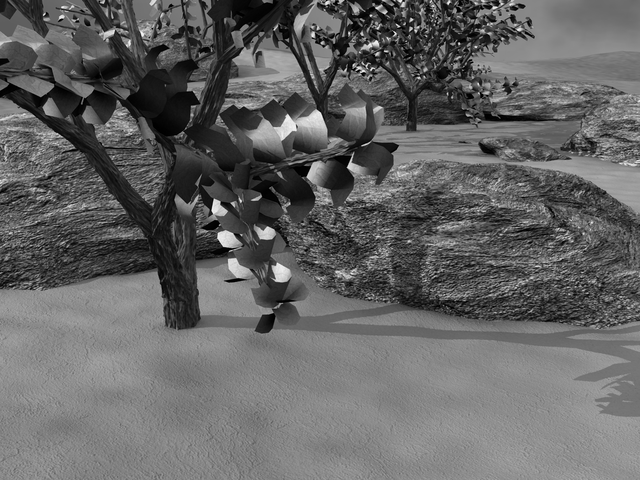
#> input picture a6/frame07.png, 640 x 480 px
$ python OpticalFlow.py   (Python 2 division)
#> lines starting #> are read from the running program, lines starting #| are printed output that depends on the picture
from PIL import Image, ImageDraw
import matplotlib.pyplot as plt
import numpy as np
import math
from scipy import signal
import numpy.linalg as lin

# START OF FUNCTIONS CARRIED FORWARD FROM ASSIGNMENT 2

def boxfilter(n):

    '''
    Returns a box filter of size n by n (a numpy array)
    Throws an error if n is even.
     '''

    # ensure that n is always odd
    assert n % 2 == 1, "AssertionError: boxfilter dimension must be odd"

    # create an empty n by n numpy array
    filter = np.empty([n, n])

    # fill each entry with 1/n^2
    filter.fill(float(1) / (n * n))

    return filter


def gauss1d(sigma):

    '''
    Returns a 1D Gaussian filter with length ceil(sigma * 6),
    rounded up to the next odd integer.

    Each value of the filter is computed with the Gaussian function, exp(- x^2 / (2*sigma^2)),
    and the values of the filter sum to 1.
    '''

    assert sigma > 0, 'gauss1d: sigma cannot be less than or equal to zero'

    sigma = float(sigma)

    # length should be 6 times sigma rounded up to the next odd integer
    length = math.ceil(sigma * 6)

    # increment if length is even
    if length % 2 == 0:
        length = length + 1;

    # construct initial 1D x values
    maxx = int(length)/2
    arange = np.arange(-maxx, maxx + 1)

    # apply the formula to each value in our array
    twoSigmaSqr = 2 * sigma * sigma
    gaussFilter = np.exp(-arange ** 2 / twoSigmaSqr)

    # normalize (ensure sum of matrix values is 1)
    gaussFilter /= np.sum(gaussFilter)

    return gaussFilter

def gauss2d(sigma):

    '''
    Returns a 2D Gaussian filter for a given sigma.
    '''

    a = gauss1d(sigma)[np.newaxis]
    g = signal.convolve2d(a, a.T)
    return g

    # [5 lines of commented-out code are left out]

def gaussconvolve2d(image_array, sigma):

    '''
    Applies 2D Gaussian convolution to the given image array.
    '''

    filtered_array = signal.convolve2d(image_array, gauss2d(sigma), 'same')
    return filtered_array

# END OF FUNCTIONS CARRIED FORWARD FROM ASSIGNMENT 2

# Define a function, boxconvolve2d, to convolve an image with a boxfilter of size n
# (used in Estimate_Derivatives below).

def boxconvolve2d(image, n):

    '''
    Convolves an image with a boxfilter of size n
    '''
    filtered_array = signal.convolve2d(image, boxfilter(n), 'same')
    return filtered_array

def Estimate_Derivatives(im1, im2, sigma=1.5, n=3):
    """
    Estimate spatial derivatives of im1 and temporal derivative from im1 to im2.

    Smooth im1 with a 2D Gaussian of the given sigma.  Use first central difference to
    estimate derivatives.

    Use point-wise difference between (boxfiltered) im2 and im1 to estimate temporal derivative
    """
    # UNCOMMENT THE NEXT FOUR LINES WHEN YOU HAVE DEFINED THE FUNCTIONS ABOVE
    im1_smoothed = gaussconvolve2d(im1,sigma)
    Ix, Iy = np.gradient(im1_smoothed)
    It = boxconvolve2d(im2, n) - boxconvolve2d(im1, n)
    return Ix, Iy, It

def Optical_Flow(im1, im2, x, y, window_size, sigma=1.5, n=3):

    '''
    Calculates the optical flow between two images at a given point
    using the Lucas-Kanade method.

    im1 - the source image
    im2 - the destination image
    x,y - the location of the point to track in the source image
    window_size - the size of the window to track
    sigma - the sigma value to use when estimating derivatives of source and destination images
    n - the box filter size to use when estimating derivatives of source and destination images
    '''
    assert((window_size % 2) == 1) , "Window size must be odd"
    Ix, Iy, It = Estimate_Derivatives(im1, im2, sigma, n)
    half = np.floor(window_size/2)

    win_Ix = Ix[y-half-1:y+half, x-half-1:x+half].T
    win_Iy = Iy[y-half-1:y+half, x-half-1:x+half].T
    win_It = -It[y-half-1:y+half, x-half-1:x+half].T

    A = np.vstack((win_Ix.flatten(), win_Iy.flatten())).T
    V = np.dot(np.linalg.pinv(A), win_It.flatten())

    return V[1], V[0]

def AppendImages(im1, im2):
    """Create a new image that appends two images side-by-side.

    The arguments, im1 and im2, are PIL images of type RGB
    """
    im1cols, im1rows = im1.size
    im2cols, im2rows = im2.size
    im3 = Image.new('RGB', (im1cols+im2cols, max(im1rows,im2rows)))
    im3.paste(im1,(0,0))
    im3.paste(im2,(im1cols,0))
    return im3

def DisplayFlow(im1, im2, x, y, uarr, varr):
    """Display optical flow match on a new image with the two input frames placed side by side.

    Arguments:
     im1           1st image (in PIL 'RGB' format)
     im2           2nd image (in PIL 'RGB' format)
     x, y          point coordinates in 1st image
     u, v          list of optical flow values to 2nd image

    Displays and returns a newly created image (in PIL 'RGB' format)
    """
    im3 = AppendImages(im1,im2)
    offset = im1.size[0]
    draw = ImageDraw.Draw(im3)
    xinit = x+uarr[0]
    yinit = y+varr[0]
    for u,v,ind in zip(uarr[1:], varr[1:], range(1, len(uarr))):
        draw.line((offset+xinit, yinit, offset+xinit+u, yinit+v),fill="red",width=2)
        xinit += u
        yinit += v
    draw.line((x, y, offset+xinit, yinit), fill="yellow", width=2)
    im3.show()
    del draw
    return im3

def HitContinue(Prompt='Hit any key to continue'):
    #raw_input(Prompt)
    nothing = 1

##############################################################################
#                  Here's your assigned target point to track                #
##############################################################################

# uncomment the next two lines if the leftmost digit of your student number is 0
# x=222
# y=213
# uncomment the next two lines if the leftmost digit of your student number is 1
#x=479
#y=141
# uncomment the next two lines if the leftmost digit of your student number is 2
# x=411
# y=242
# uncomment the next two lines if the leftmost digit of your student number is 3
#x=152
#y=206
# uncomment the next two lines if the leftmost digit of your student number is 4
x=278
y=277
# uncomment the next two lines if the leftmost digit of your student number is 5
#x=451
#y=66
# uncomment the next two lines if the leftmost digit of your student number is 6
#x=382
#y=65
# uncomment the next two lines if the leftmost digit of your student number is 7
#x=196
#y=197
# uncomment the next two lines if the leftmost digit of your student number is 8
#x=274
#y=126
# uncomment the next two lines if the leftmost digit of your student number is 9
#x=305
#y=164

##############################################################################
#                            Global "magic numbers"                          #
##############################################################################

# window size (for estimation of optical flow)
window_size=23

# sigma of the 2D Gaussian (used in the estimation of Ix and Iy)
sigma=2.25

# size of the boxfilter (used in the estimation of It)
n = 3

##############################################################################
#             basic testing (optical flow from frame 7 to 8 only)            #
##############################################################################

# scale factor for display of optical flow (to make result more visible)
scale=10

PIL_im1 = Image.open('frame07.png')
#> PIL_im1 is the input picture: PIL image 640x480 L; min 0, max 249, mean 100.5
PIL_im2 = Image.open('frame08.png')
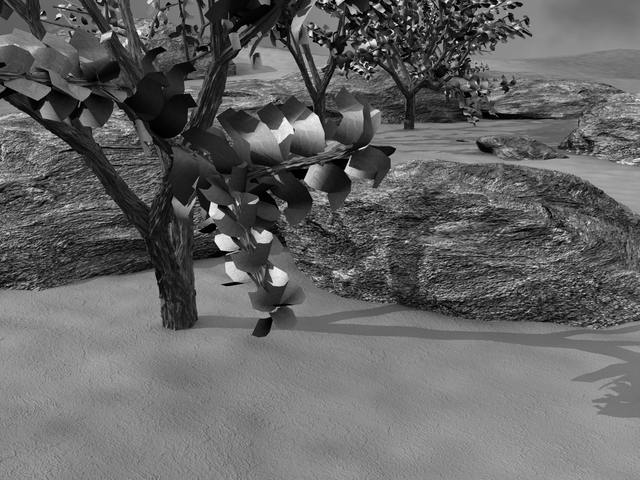
#> input picture a6/frame08.png, 640 x 480 px
#> PIL_im2 is the input picture: PIL image 640x480 L; min 0, max 249, mean 100.5
im1 = np.asarray(PIL_im1)
im2 = np.asarray(PIL_im2)
dx, dy = Optical_Flow(im1, im2, x, y, window_size, sigma, n)
#> in gaussconvolve2d, `filtered_array = signal.convolve2d(image_array, gauss2d(sigma), 'same')`:
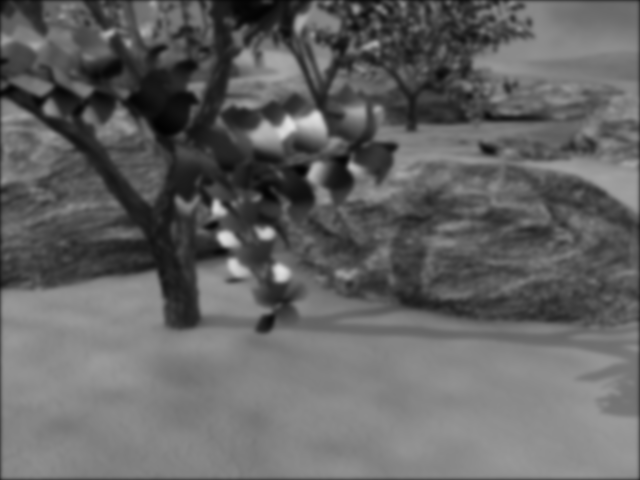
#> filtered_array: shape (480, 640) float64; min 2.25, max 227.1, mean 99.7
#> in Estimate_Derivatives, `Ix, Iy = np.gradient(im1_smoothed)`:
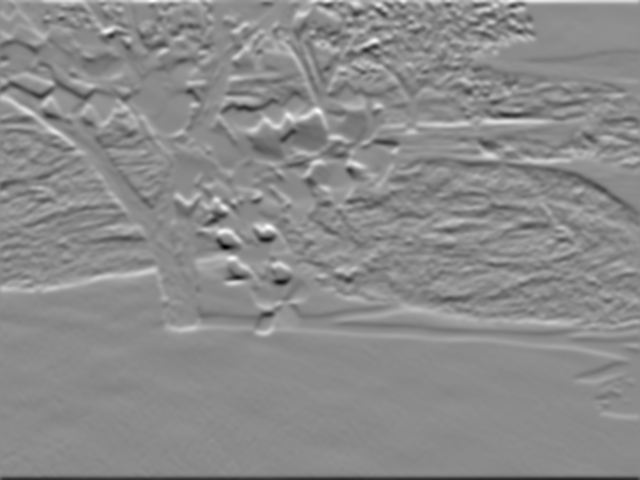
#> Ix: shape (480, 640) float64; min -33.06, max 27.52, mean 0.1; drawn with min black and max white
#> in Estimate_Derivatives, `Ix, Iy = np.gradient(im1_smoothed)`:
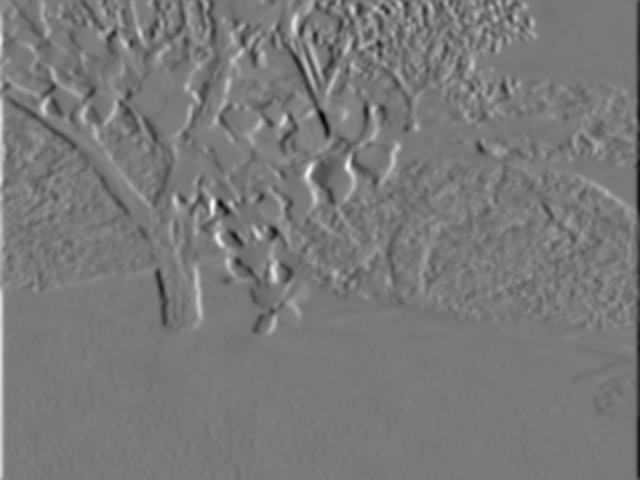
#> Iy: shape (480, 640) float64; min -29.63, max 32.53, mean 0; drawn with min black and max white
#> in Estimate_Derivatives, `It = boxconvolve2d(im2, n) - boxconvolve2d(im1, n)`:
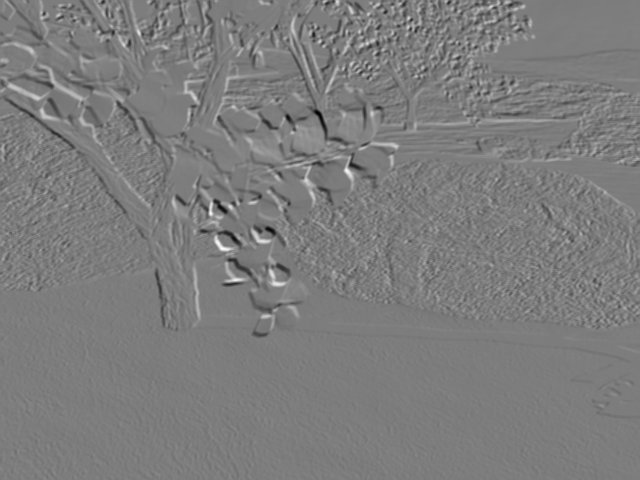
#> It: shape (480, 640) float64; min -201.2, max 209, mean 0; drawn with min black and max white
#> (the run stopped early here; a loop or call above may not have finished)
